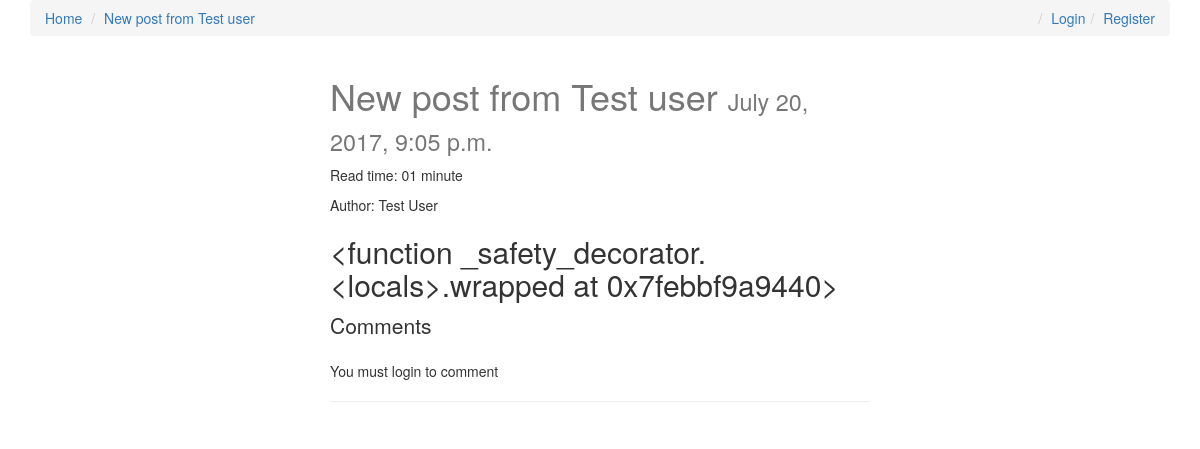
The app's page /new-post-from-test-user/, older data.
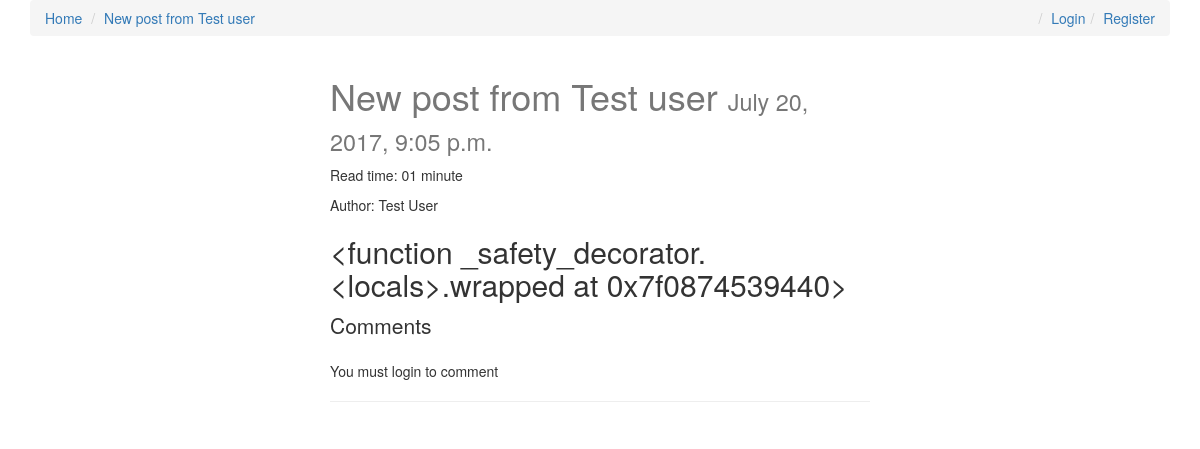
The same page, newer data.
### posts/models.py (models this page shows, shortened)
class Post(models.Model):
    user = models.ForeignKey(settings.AUTH_USER_MODEL, default=1)
    title = models.CharField(max_length=255)
    slug = models.SlugField(unique=True)
    image = models.ImageField(null=True, blank=True,
                              height_field='image_height', width_field='image_width')
    image_width = models.IntegerField(default=0)
    image_height = models.IntegerField(default=0)
    share_public = models.BooleanField(default=True)
    content = models.TextField()
    read_time = models.TimeField(null=True, blank=True)
    updated = models.DateTimeField(auto_now=True)
    created_at = models.DateTimeField(auto_now_add=True)
    objects = PostManager()
    def get_absolute_url(self):
        return reverse('posts:detail', kwargs={'slug': self.slug})
    def get_markdown(self):
        content = self.content
        return mark_safe(markdown(content))
    class Meta:
        ordering = ['-created_at', '-updated']
    def comments(self):
        qs = Comment.objects.filter_by_instance(self)
        return qs

### posts/views.py (the view, shortened to what this page needs)
# urls.py: url(r'^(?P<slug>[\w-]+)/$', views.post_detail, name='detail'),
def post_detail(request, slug):
    post = get_object_or_404(Post, slug=slug)
    if not post.share_public:
        if not (request.user.is_staff or request.user.is_superuser):
            raise Http404
    initial_data = {
        'content_type': post.get_content_type,
        'object_id': post.id,
    }
    form = CommentForm(request.POST or None, initial=initial_data)
    comments = post.comments()
    return render(request, 'posts/single_post.html',
                  {'post': post, 'comments': comments, 'comment_form': form})

### comments/models.py (called while the page is built)
    def filter_by_instance(self, instance):
        content_type = ContentType.objects.get_for_model(instance.__class__)
        obj_id = instance.id
        qs = super(CommentManager, self).filter(content_type=content_type, object_id=obj_id).filter(parent=None)
        return qs

### posts/templatetags/urlify.py (called while the page is built)
@register.filter
def urlify(value):
    return quote_plus(value)

### posts/templates/posts/single_post.html (shortened to what this page needs)
{% extends 'layout.html' %}
{% load crispy_forms_tags %}
{% load urlify %}
{% load markdown_deux_tags %}
{% block post_detail_link %}
    <li><a href="{{ post.get_absolute_url }}">{{ post.title }}</a></li>
{% endblock %}
{% block content %}
    <div class="col-sm-6 col-sm-offset-3">
        <h1>{{ post.title }} <small>{{ post.created_at }}</small></h1>
        <p>Read time: {{ post.read_time|time:'i' }} minute{{ post.read_time|time:'i'|pluralize }}</p>
        {% if post.user.get_full_name %}
            <p>Author: {{ post.user.get_full_name }}</p>
        {% endif %}
        <div class="post-detail-item"><h2>{{ post.get_markdown }}</h2></div>
        <div>
            <p class="lead">Comments</p>
            {% if request.user.is_authenticated %}
                <form method="POST" action=".">
                    {% csrf_token %}
                    {{ comment_form|crispy }}
                    <input type="submit" value="Post Comment" class="btn btn-default">
                </form>
            {% else %}
                <p>You must login to comment</p>
            {% endif %}
            <hr>
        </div>
    </div>
{% endblock %}

Row changes from the older to the newer data that the page shows:
changed Post "New post from Test user": get_markdown "<function _safety_decorator.<locals>.wrapped at 0x7febbf9a9440>" → "<function _safety_decorator.<locals>.wrapped at 0x7f0874539440>"
